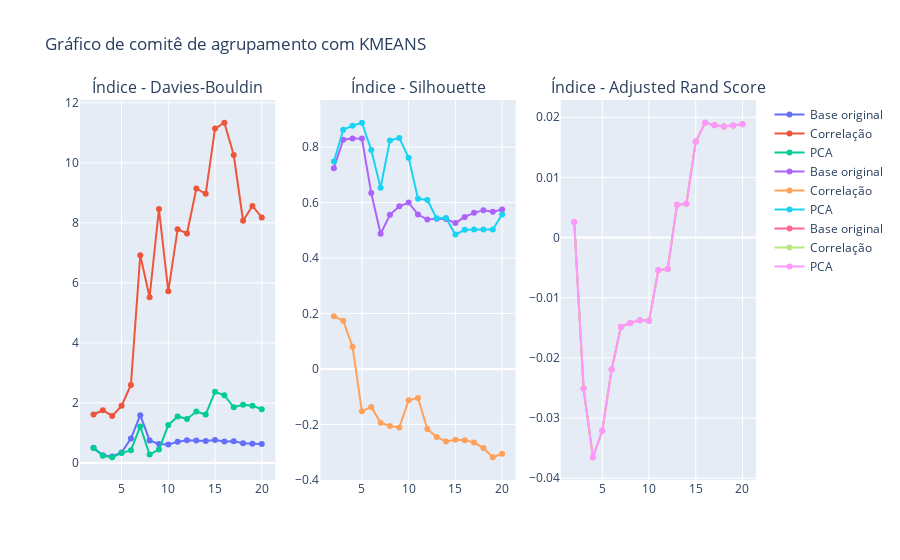

Notebook code for this chart:
### Markdown cell above
##### Execução

### Code cell
plot_ensemble_indices(data_tfidf, selected_df_corr, selected_df_pca, labels, 'kmeans')

### Figure 1 — Plotly figure (JSON) as saved in the notebook; plotly's stock layout.template omitted (floating-point values rounded to 4 significant figures)
{"data": [{"name": "Base original", "type": "scatter", "x": [2, 3, 4, 5, 6, 7, 8, 9, 10, 11, 12, 13, 14, 15, 16, 17, 18, 19, 20], "xaxis": "x", "y": [0.5079, 0.2529, 0.2171, 0.3471, 0.8138, 1.59, 0.7514, 0.6308, 0.6113, 0.7079, 0.7523, 0.7458, 0.7273, 0.7607, 0.7185, 0.7196, 0.6553, 0.6387, 0.628], "yaxis": "y"}, {"name": "Correlação", "type": "scatter", "x": [2, 3, 4, 5, 6, 7, 8, 9, 10, 11, 12, 13, 14, 15, 16, 17, 18, 19, 20], "xaxis": "x", "y": [1.614, 1.757, 1.565, 1.903, 2.6, 6.917, 5.523, 8.46, 5.719, 7.789, 7.646, 9.144, 8.966, 11.14, 11.33, 10.26, 8.069, 8.563, 8.182], "yaxis": "y"}, {"name": "PCA", "type": "scatter", "x": [2, 3, 4, 5, 6, 7, 8, 9, 10, 11, 12, 13, 14, 15, 16, 17, 18, 19, 20], "xaxis": "x", "y": [0.4977, 0.2358, 0.1896, 0.3273, 0.4222, 1.215, 0.2781, 0.4475, 1.264, 1.549, 1.467, 1.711, 1.615, 2.374, 2.256, 1.854, 1.942, 1.908, 1.79], "yaxis": "y"}, {"name": "Base original", "type": "scatter", "x": [2, 3, 4, 5, 6, 7, 8, 9, 10, 11, 12, 13, 14, 15, 16, 17, 18, 19, 20], "xaxis": "x2", "y": [0.7239, 0.8267, 0.8313, 0.8306, 0.6341, 0.4876, 0.5558, 0.5865, 0.5999, 0.5568, 0.5387, 0.5416, 0.5408, 0.5259, 0.5482, 0.5629, 0.5726, 0.5668, 0.5748], "yaxis": "y2"}, {"name": "Correlação", "type": "scatter", "x": [2, 3, 4, 5, 6, 7, 8, 9, 10, 11, 12, 13, 14, 15, 16, 17, 18, 19, 20], "xaxis": "x2", "y": [0.1896, 0.174, 0.0796, -0.1529, -0.1369, -0.1943, -0.2059, -0.2109, -0.113, -0.1045, -0.217, -0.2455, -0.2615, -0.2558, -0.2568, -0.2655, -0.2854, -0.3185, -0.3058], "yaxis": "y2"}, {"name": "PCA", "type": "scatter", "x": [2, 3, 4, 5, 6, 7, 8, 9, 10, 11, 12, 13, 14, 15, 16, 17, 18, 19, 20], "xaxis": "x2", "y": [0.7481, 0.8628, 0.877, 0.8878, 0.7894, 0.6538, 0.8242, 0.8331, 0.7617, 0.6141, 0.6093, 0.543, 0.5442, 0.4844, 0.502, 0.5032, 0.503, 0.5026, 0.5567], "yaxis": "y2"}, {"name": "Base original", "type": "scatter", "x": [2, 3, 4, 5, 6, 7, 8, 9, 10, 11, 12, 13, 14, 15, 16, 17, 18, 19, 20], "xaxis": "x3", "y": [0.002604, -0.02508, -0.03651, -0.03211, -0.02192, -0.01483, -0.01419, -0.01372, -0.01384, -0.005447, -0.005213, 0.005444, 0.005639, 0.01596, 0.01908, 0.01866, 0.01845, 0.01862, 0.01885], "yaxis": "y3"}, {"name": "Correlação", "type": "scatter", "x": [2, 3, 4, 5, 6, 7, 8, 9, 10, 11, 12, 13, 14, 15, 16, 17, 18, 19, 20], "xaxis": "x3", "y": [0.002604, -0.02508, -0.03651, -0.03211, -0.02192, -0.01483, -0.01419, -0.01372, -0.01384, -0.005447, -0.005213, 0.005444, 0.005639, 0.01596, 0.01908, 0.01866, 0.01845, 0.01862, 0.01885], "yaxis": "y3"}, {"name": "PCA", "type": "scatter", "x": [2, 3, 4, 5, 6, 7, 8, 9, 10, 11, 12, 13, 14, 15, 16, 17, 18, 19, 20], "xaxis": "x3", "y": [0.002604, -0.02508, -0.03651, -0.03211, -0.02192, -0.01483, -0.01419, -0.01372, -0.01384, -0.005447, -0.005213, 0.005444, 0.005639, 0.01596, 0.01908, 0.01866, 0.01845, 0.01862, 0.01885], "yaxis": "y3"}], "layout": {"annotations": [{"font": {"size": 16}, "showarrow": false, "text": "Índice - Davies-Bouldin", "x": 0.1444, "xanchor": "center", "xref": "paper", "y": 1, "yanchor": "bottom", "yref": "paper"}, {"font": {"size": 16}, "showarrow": false, "text": "Índice - Silhouette", "x": 0.5, "xanchor": "center", "xref": "paper", "y": 1, "yanchor": "bottom", "yref": "paper"}, {"font": {"size": 16}, "showarrow": false, "text": "Índice - Adjusted Rand Score", "x": 0.8556, "xanchor": "center", "xref": "paper", "y": 1, "yanchor": "bottom", "yref": "paper"}], "boxmode": "group", "showlegend": true, "title": {"text": "Gráfico de comitê de agrupamento com KMEANS"}, "xaxis": {"anchor": "y", "domain": [0, 0.2889]}, "xaxis2": {"anchor": "y2", "domain": [0.3556, 0.6444]}, "xaxis3": {"anchor": "y3", "domain": [0.7111, 1]}, "yaxis": {"anchor": "x", "domain": [0, 1]}, "yaxis2": {"anchor": "x2", "domain": [0, 1]}, "yaxis3": {"anchor": "x3", "domain": [0, 1]}}}
